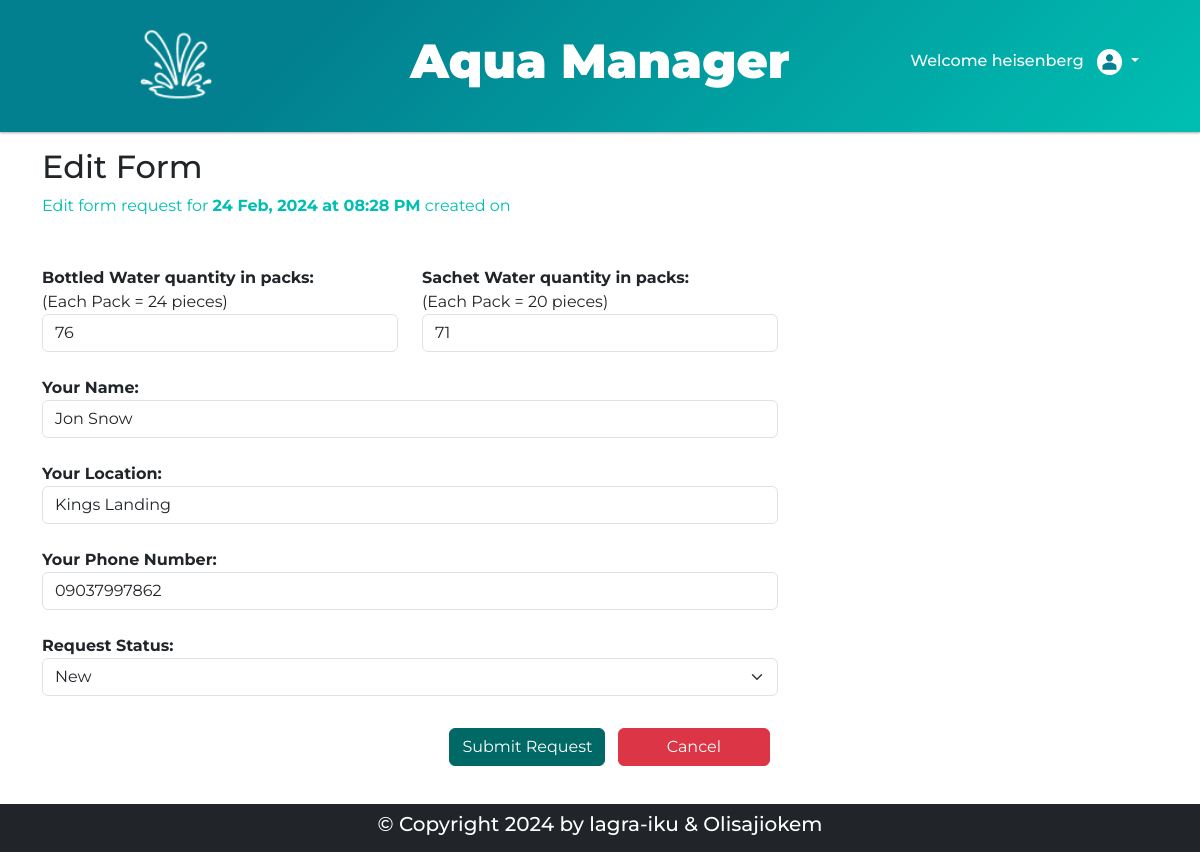
The page /edit/2 (signed in) on the database its author committed.
### models.py (models this page shows, shortened)
class Requests(db.Model):
    id = db.Column(db.Integer, primary_key=True, autoincrement=True)
    name = db.Column(db.String(255), nullable=False)
    location = db.Column(db.String(255), nullable=False)
    phonenum = db.Column(db.String(30), nullable=False)
    bottle_qty = db.Column(db.Integer)
    sachet_qty = db.Column(db.Integer)
    created_date = db.Column(db.DateTime, default=datetime.utcnow)
    modified_date = db.Column(db.DateTime, default=datetime.utcnow, onupdate=datetime.utcnow)
    status = db.Column(db.String(255), default='New')

### routes.py (the view, shortened to what this page needs)
@main_bp.route('/edit/<int:id>', methods=['GET', 'POST'])
def edit_request(id):
    username = session.get('username')
    request_to_edit = Requests.query.get_or_404(id)
    return render_template('request/edit.html', x=request_to_edit, username=username)

### templates/request/edit.html (shortened to what this page needs)
{% extends 'index.html' %}
{% block content %}
<div class="container">
    <div class="row height80 ">
        <div class="col-sm-8 ">
            <h2 class="">Edit Form</h2>
            <p class="txt-teal mb-5">Edit form request for  <span class="fw-bold">{{ x.created_date.strftime('%d %b, %Y at %I:%M %p') }}</span> created on </p>
            <form action="/edit/{{ x.id }}" method="POST">
                <div class="row">
                    <div class="col-sm-6 form-group">
                        <label class="fw-bold" for="bottle_qty">Bottled Water quantity in packs:<br><span class="fw-lighter">(Each Pack = 24 pieces)</span></label>
                        <input type="number" id="bottle_qty" name="bottle_qty" value="{{ x.bottle_qty }}"  class="form-control"><br>
                    </div>
                    <div class="col-sm-6">
                        <label class="fw-bold" for="sachet_qty">Sachet Water quantity in packs:<br><span class="fw-lighter">(Each Pack = 20 pieces)</span></label>
                        <input type="number" id="sachet_qty" name="sachet_qty" value="{{ x.sachet_qty }}" class="form-control"><br>
                    </div>
                </div>
                <div class="form-group">
                    <label for="name" class="fw-bold">Your Name:</label>
                    <input type="text" id="name" name="name" class="form-control" value="{{ x.name }}" required><br>
                </div>
                <div class="form-group">
                    <label for="location" class="fw-bold">Your Location:</label>
                    <input type="text" id="location" name="location" class="form-control" value="{{ x.location }}" required><br>
                </div>
                <div class="form-group">
                    <label for="phonenum" class="fw-bold">Your Phone Number:</label>
                    <input type="text" id="phonenum" name="phonenum" class="form-control" value="{{ x.phonenum }}" required><br>
                </div>
                <label for="status" class="fw-bold">Request Status:</label><br>
                  <div class="input-group mb-3">
                    <select class="form-select" id="status" name="status" aria-label="status">
                        <option value="New" {% if x.status == 'New' %} selected {% endif %}>New</option>
                    </select>
                </div>
                <div class="float-md-end my-3">
                    <button type="submit" class="btn btn-primary" >Submit Request</button>
                    <a class="btn btn-danger mx-2 px-5" href="{{ request.referrer }}" role="button">Cancel</a>
                </div>
            </form>
        </div>
    </div>
</div>
{% endblock %}

### static/styles/style.css (style rules this page uses)
:root { --pricolor: #00bfb2; --seccolor: #00616e; }
.txt-teal { color: var(--pricolor); }
body { font-family: "Montserrat", Verdana, Geneva, Tahoma, sans-serif; }
.height80 { min-height: 80vh; }
.btn-primary { background-color: #006965; border-color: #006965; }

### rows shown on the page
Requests: created_date "24 Feb, 2024 at 08:28 PM", bottle_qty "76", sachet_qty "71", name "Jon Snow", location "Kings Landing", phonenum "09037997862", status "New"

### other values the page prints
{{ username }} "heisenberg"
